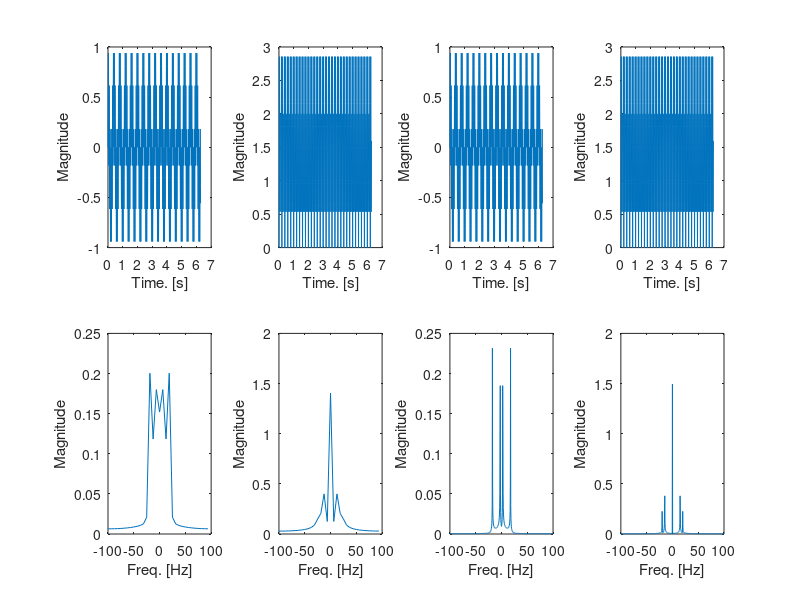

Source code (MATLAB):
% Parameter 
Ts = 0.005; % or 0.05
t = 0 : Ts : 2*pi; 
%%FFT
N1 = 32;
N2 = 512;
Fs = 1/Ts;

x1 = sin(20*pi.*t) .* sin(15*pi.*t);
x2 = sin(20*pi.*t).*sin(20*pi.*t) + 2*(sin(15*pi.*t) .* sin(15*pi.*t));


f1_32 = [-N1/2 : N1/2-1] * (Fs/N1);
f1_512 = [-N2/2 : N2/2-1] * (Fs/N2);


X_FFT_1 = fftshift(abs(fft(x1,N1)))/N1;
X_FFT_2 = fftshift(abs(fft(x2,N1)))/N1;

X_FFT_3 = fftshift(abs(fft(x1,N2)))/N2;
X_FFT_4 = fftshift(abs(fft(x2,N2)))/N2;


figure
subplot(2,4,1);
plot(t, x1, '-');
xlabel('Time. [s]');
ylabel('Magnitude');

subplot(2,4,5);
plot(f1_32, X_FFT_1, '-');
xlabel('Freq. [Hz]');
ylabel('Magnitude');

subplot(2,4,2);
plot(t, x2, '-');
xlabel('Time. [s]');
ylabel('Magnitude');

subplot(2,4,6);
plot(f1_32, X_FFT_2, '-');
xlabel('Freq. [Hz]');
ylabel('Magnitude');

subplot(2,4,3);
plot(t, x1, '-');
xlabel('Time. [s]');
ylabel('Magnitude');

subplot(2,4,7);
plot(f1_512, X_FFT_3, '-');
xlabel('Freq. [Hz]');
ylabel('Magnitude');

subplot(2,4,4);
plot(t, x2, '-');
xlabel('Time. [s]');
ylabel('Magnitude');

subplot(2,4,8);
plot(f1_512, X_FFT_4, '-');
xlabel('Freq. [Hz]');
ylabel('Magnitude');

